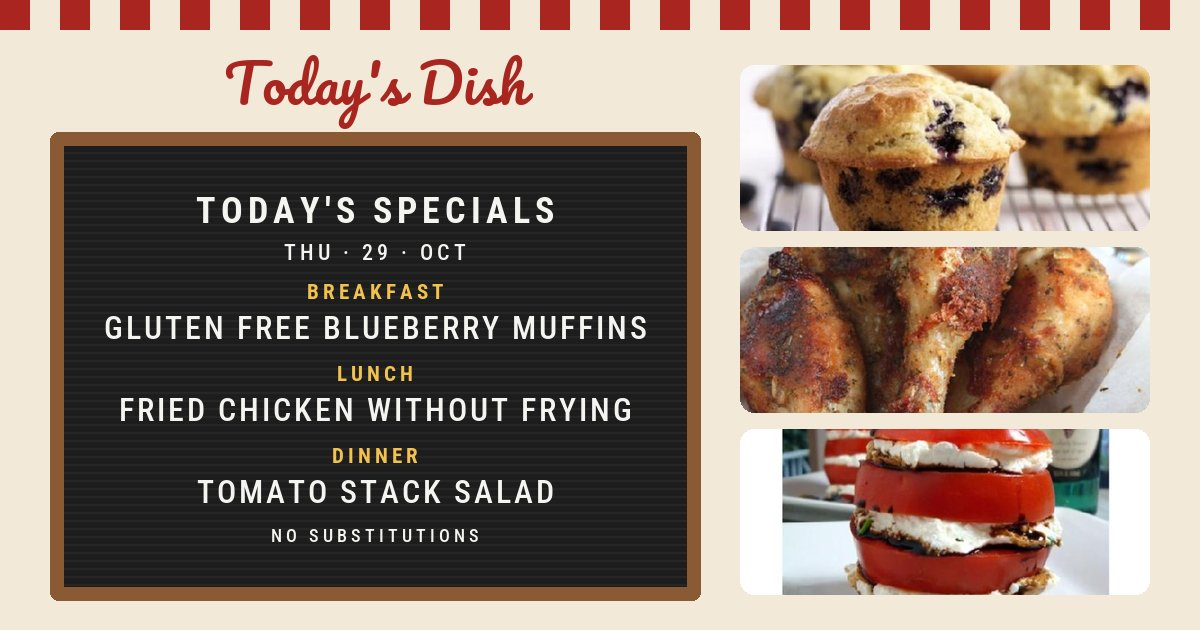
#> input picture share/2026-10-29.jpg, 1200 x 630 px
$ python -i make_instagram.py   (imports and definitions only)
#> lines starting #> are read from the running program, lines starting #| are printed output that depends on the picture
"""Draw today's Instagram images and caption in the diner letterboard style.

Writes to instagram/YYYY-MM-DD/:
  post-1.jpg ... post-5.jpg   1080x1350 carousel: the board, one slide per dish, a sign-off
  story.jpg                   1080x1920 story with the board and the web address
  caption.txt                 the Instagram caption
  facebook.txt                the same caption for the Facebook Page, with a clickable link

Usage: python scripts/make_instagram.py [out_dir]
"""
import os
import re
import sys
from datetime import date

from PIL import Image, ImageDraw

sys.path.insert(0, os.path.dirname(os.path.abspath(__file__)))
from make_share_card import (  # noqa: E402  (shared drawing helpers)
    CREAM, FELT, FELT_LINE, FRAME, GOLD, INK, LETTER, MEALS, RED,
    draw_spaced, fetch_photo, fit_lines, font, logo_font, short_name, spaced_width,
)

W, H = 1080, 1350
STORY_H = 1920
SITE = "todaysdish.food"
MUTED = (94, 74, 60)


def big_photo_url(url):
    # Spoonacular serves larger copies of the same photo; 636x393 is the biggest
    return re.sub(r"-\d+x\d+\.(jpg|png)$", r"-636x393.\1", url or "")


# [4 lines left out: function checker, not called in this run]


def centered(d, text, f, cx, y, fill):
    d.text((cx - d.textlength(text, font=f) / 2, y), text, font=f, fill=fill)


# [51 lines left out: functions board, menu_rows, paste_photo, pill, not called in this run]


def footer(d, img_h, text="Full recipes at " + SITE):
    centered(d, text, font(40, "Bold"), W / 2, img_h - 112, RED)
    checker(d, img_h - 40, W)


# [77 lines left out: functions slide_board, slide_dish, slide_signoff, story, not called in this run]


# ---- Captions -----------------------------------------------------------------
# Every caption follows the same shape, with each part rotated so no two days read
# alike: hook (the only line people see before "more"), the menu, one detail,
# a question (comments lift reach), a save/share nudge, a route to the website,
# and five hashtags (Instagram now favours a few relevant tags over walls of them).
# Parts rotate through shuffled lists by day number, so re-running a day gives the
# same caption and consecutive days don't repeat a line.

LAUNCH = date(2026, 4, 29)
COUNTER_URL = "https://todaysdish-ingredients.mattbrianburnett.workers.dev/eats"

HOOKS = [
    "Today's specials are on the board 🍽️",
    "Breakfast, lunch and dinner: sorted 🍽️",
    "Stop scrolling for dinner ideas. Here's today's menu 🍽️",
    "Day {day_no} of everybody eating the same thing 🍽️",
    "No more \"what's for dinner?\" Tonight it's {dinner} 🍽️",
    "Your whole day of eating, decided 🍽️",
    "The menu is in. No substitutions 🍽️",
    "Three meals. Zero decisions 🍽️",
]
WEEKDAY_HOOKS = {
    0: "New week, zero decisions. Monday's menu 🍽️",
    4: "Friday menu is up 🍽️",
    5: "Weekend specials are on the board 🍽️",
    6: "Sunday sorted 🍽️",
}
QUESTIONS = [
    "Which one are you making: breakfast, lunch or dinner? 👇",
    "Rate today's board out of 10 👇",
    "Would you eat all three today? Yes or no 👇",
    "Which dish would you swap out? (We don't do substitutions 😉) 👇",
    "Drop a 🍽️ if you're eating one of these today",
    "Be honest: what would you have eaten without this? 👇",
]
NUDGES = [
    "Send this to whoever always asks \"what's for dinner?\"",
    "Save this so tonight's dinner is already decided.",
    "Tag the person you're cooking with tonight.",
    "Share it with your group chat and all eat the same thing.",
    "Save it now, thank yourself at 6pm.",
]
# Instagram is the social layer; the website is where the trend happens, so every
# call to action sends people to tap "I'm eating this" there
CTAS = [
    "Eating one? Tap \"I'm eating this\" on todaysdish.food and join the count (link in bio).",
    "Keep your streak going: tap \"I'm eating this\" at todaysdish.food (link in bio).",
    "See how many people are eating today's specials at todaysdish.food (link in bio).",
    "Full recipes and the \"I'm eating this\" button: todaysdish.food (link in bio).",
    "New menu every day at midnight GMT on todaysdish.food. Tap \"I'm eating this\" and come back tomorrow.",
]
TREND_TAG = "#TodaysDish"
SOCIAL_PROOF_FROM = 20  # a small number in a public post reads as nobody's here
TAGS = [
    "#whatsfordinner", "#mealideas", "#easyrecipes", "#homecooking", "#dinnerideas",
    "#breakfastideas", "#lunchideas", "#mealinspo", "#foodie", "#recipeoftheday",
    "#southafricanfood", "#mzansifood", "#capetownfoodie", "#joburgfoodie",
    "#weeknightdinner", "#simplerecipes",
]


def nice_time(minutes):
    h, m = divmod(int(minutes), 60)
    return " ".join(filter(None, [f"{h} hr" if h else "", f"{m} min" if m else ""]))


# [18 lines left out: functions yesterday_count, rotate, not called in this run]


def caption(data, people_yesterday=None):
    import random
    day = date.fromisoformat(data["date"])
    rng = random.Random(data["date"])
    day_no = (day - LAUNCH).days + 1
    dishes = {k: data[k] for k, _ in MEALS if data.get(k)}

    hook = WEEKDAY_HOOKS.get(day.weekday()) if rng.random() < 0.5 else None
    hook = (hook or rotate(HOOKS, day_no, "hook")).format(
        day_no=day_no, dinner=short_name(dishes.get("dinner", {}).get("name", "something good")))

    lines = [hook, day.strftime("%A %d %B").replace(" 0", " "), ""]
    for key, label in MEALS:
        if key in dishes:
            lines.append(f"{label}: {short_name(dishes[key]['name'])}")
    lines.append("")

    # One concrete detail: real social proof when there is some, else the quickest dish
    timed = [(d["cookTime"], short_name(d["name"])) for d in dishes.values() if d.get("cookTime")]
    if people_yesterday and people_yesterday >= SOCIAL_PROOF_FROM:
        lines.append(f"{people_yesterday:,} people ate Today's Dish yesterday. Join them today.")
    elif timed:
        t, name = min(timed)
        lines.append(f"Quickest one today: {name}, ready in {nice_time(t)}.")

    lines += [rotate(QUESTIONS, day_no, "q"), rotate(NUDGES, day_no, "nudge"), "",
              rotate(CTAS, day_no, "cta"),
              f"Made it? Post your plate with {TREND_TAG} 📸", ""]
    lines.append(" ".join([TREND_TAG] + rng.sample(TAGS, 4)))
    return "\n".join(lines) + "\n"


# [32 lines left out: functions facebook_caption, main, not called in this run]


# [2 lines not run here, left out]

>>> import cv2
>>> picture = cv2.imread('../share/2026-10-29.jpg', cv2.IMREAD_GRAYSCALE)
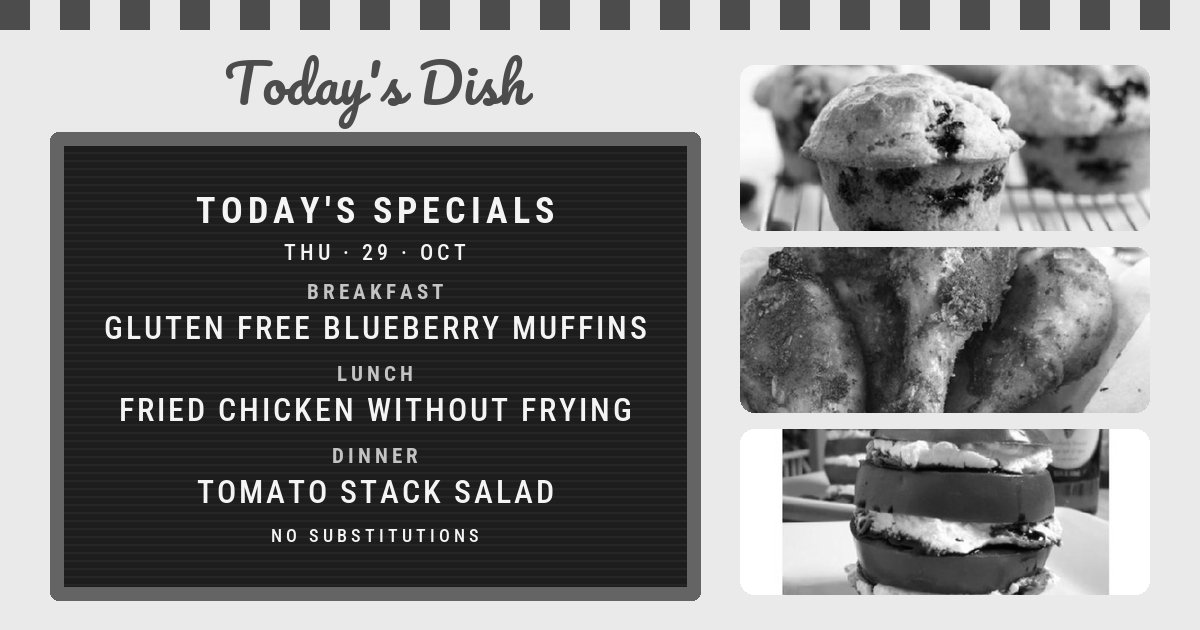
#> picture: shape (630, 1200); min 0, max 255, mean 127.9
#> (the run stopped early here; a loop or call above may not have finished)
